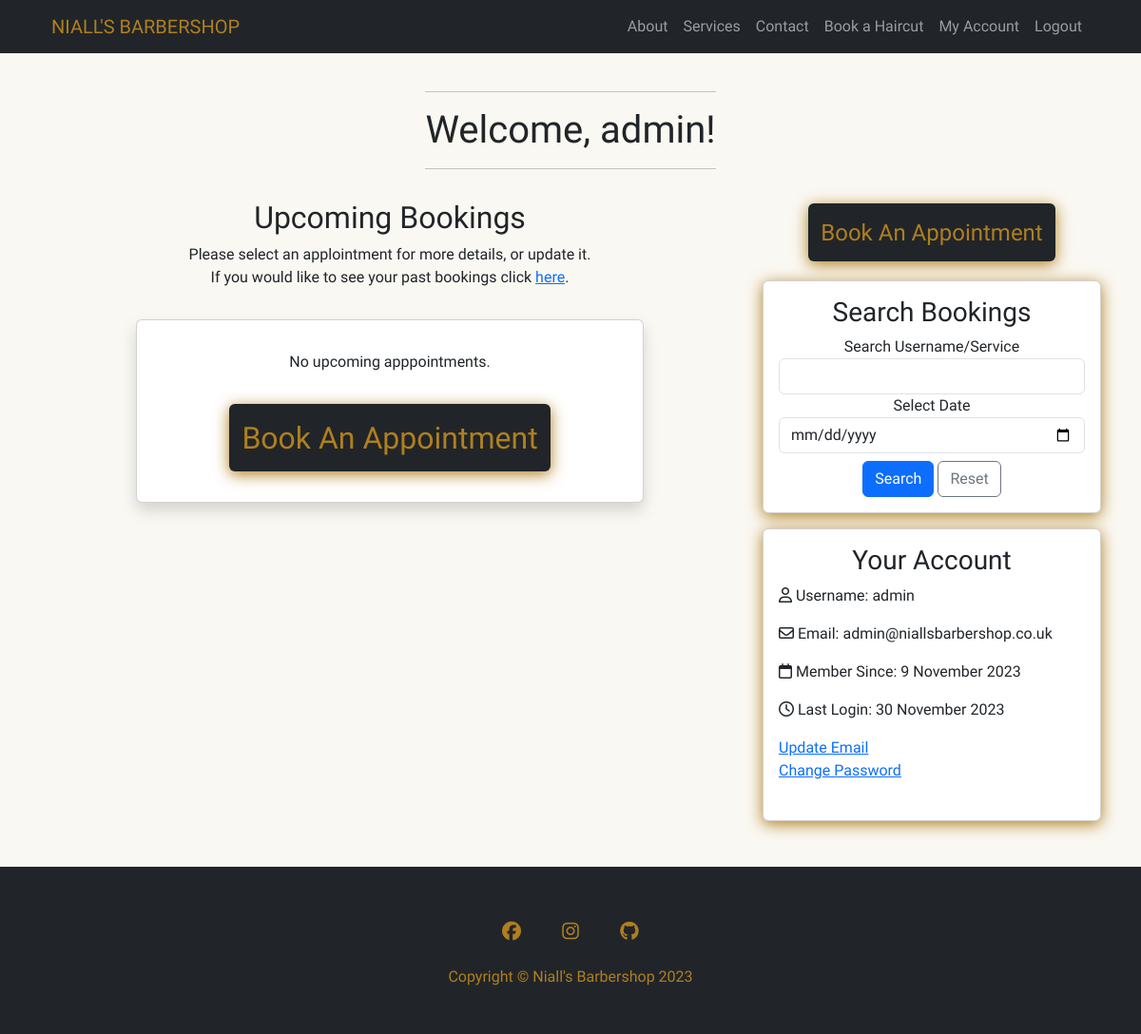
Before: /booking/ (signed in) with the older database file.
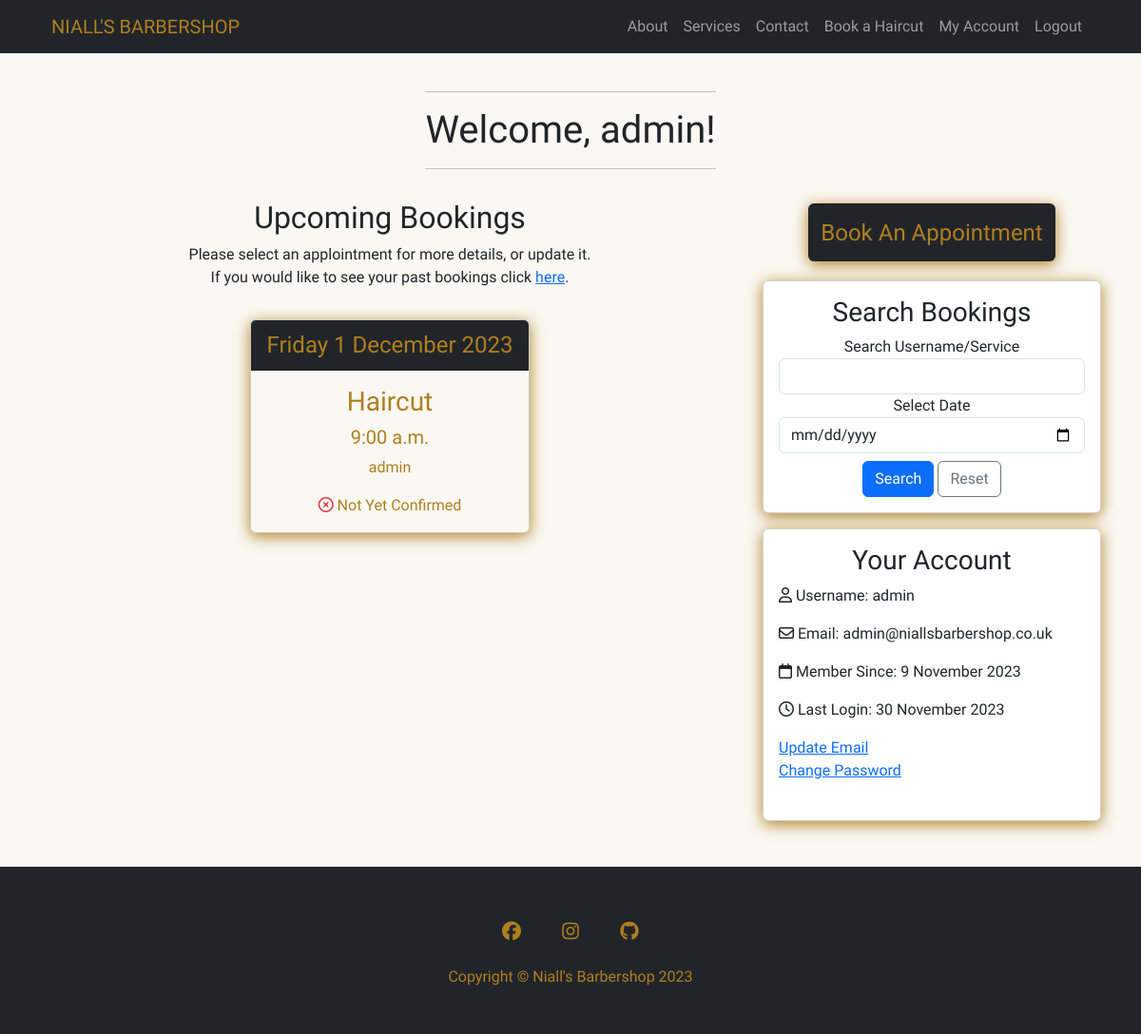
After: the same page with the newer database file.
### booking_system/models.py (models this page shows, shortened)
class Booking(models.Model):
    username = models.ForeignKey(User, on_delete=models.CASCADE,
                                 related_name='username_booking')
    date_of_booking = models.DateField()
    service_name = models.ForeignKey(Services, on_delete=models.CASCADE,
                                     related_name='service_name_booking')
    start_time = models.TimeField(choices=BOOKING_TIME)
    end_time = models.TimeField(editable=False, blank=True, null=True)
    confirmed = models.BooleanField(default=False)
    message = models.CharField(max_length=500, blank=True)
    class Meta:
        ordering = ['date_of_booking', 'start_time']

class Services(models.Model):
    service_name = models.CharField(max_length=250)
    session_length = models.DurationField()
    cost = models.DecimalField(max_digits=8, decimal_places=2)
    description = models.CharField(max_length=500, blank=True)
    def __str__(self):
        return self.service_name

### booking_system/views.py (the view, shortened to what this page needs)
# urls.py: path('booking/', views.BookingsListView.as_view(),
class BookingsListView(LoginRequiredMixin, ListView):
    model = Booking
    template_name = 'booking_system/booking_home.html'
    paginate_by = 25
    form_class = BookingSearchForm
    def get_queryset(self):
        current_date = date.today()
        current_time = time.strftime("%H:%M:%S", time.gmtime())
        form = BookingSearchForm(self.request.GET)
        if self.request.user.is_superuser:
            if form.is_valid():
                search_query = form.cleaned_data['search_query']
                selected_date = form.cleaned_data['selected_date']
                queryset = Booking.objects.filter(
                    Q(date_of_booking__gt=current_date) |
                    Q(date_of_booking=current_date,
                    start_time__gte=current_time),
                    Q(username__username__icontains=search_query) |
                    Q(service_name__service_name__icontains=search_query),
                    Q(date_of_booking=selected_date) if selected_date else Q()
                ).order_by('date_of_booking', 'start_time')
        return queryset
    def get_context_data(self, **kwargs):
        context = super().get_context_data(**kwargs)
        context['form'] = BookingSearchForm()
        return context

### booking_system/forms.py
class BookingSearchForm(forms.Form):
    search_query = forms.CharField(required=False,
                                   label='Search Username/Service')
    selected_date = forms.DateField(
        required=False,
        label='Select Date',
        widget=forms.DateInput(attrs={'type': 'date'}),
    )

### booking_system/templates/booking_system/booking_home.html (shortened to what the changed rows need)
{% extends "base.html" %}
{% block content %}
{% load account %}
{% load crispy_forms_tags %}
<div class="container">
        <div class="container heading push-down">
            <h1>Welcome, {% user_display user %}!</h1>
        </div>
    <div class="row">
        <div class="col-md-8">
            <div class="container mt-5 text-center main-content">
                <h2 class="pt-3">Upcoming Bookings</h2>
                {% if object_list %}
                    {% for booking in object_list %}
                    <div>
                        <div class="d-flex justify-content-center ">
                            <a href="{% url 'booking-detail' booking.id %}" class="link-underline link-underline-opacity-0">
                                <div class="card gold-shadow m-3 text-center custom-button-light-gold">
                                    <div class="card-header dark-background">
                                        <p class="p-0 m-0 font-sancreek fs-4">{{ booking.date_of_booking|date:"l j F Y" }}</p>
                                    </div>
                                    <h5 class="mt-3 fs-3">{{ booking.service_name }}</h5>
                                    <h5>{{ booking.start_time|date:"g:i a" }} </h5>
                                    {% if user.is_superuser %}
                                    <p>{{ booking.username }}
                                    {% endif %}
                                    </p>
                                    {% if booking.confirmed %}
                                    <p class="text-success"><i class="fa-regular fa-circle-check"></i> Booking Confirmed</p>
                                    {% else %}
                                    <p><i class="text-danger fa-regular fa-circle-xmark"></i> Not Yet Confirmed</p>
                                    {% endif %}
                                </div>
                            </a>
                        </div>
                    </div>
                    {% endfor %}
                {% else %}
                <div class='d-flex justify-content-center '>
                    <div class="card shadow p-3 m-3 text-center w-75">
                        <p class="pt-3">No upcoming apppointments.</p>
                        <a href="{% url 'booking-create' %}" class="link-underline link-underline-opacity-0">
                            <div class="d-flex justify-content-center p-3">
                                <button class="btn custom-button-dark-gold pt-3 " type="button"><h2>Book An Appointment</h2></button>
                            </div>
                        </a>
                    </div>
                </div>
                {% endif %}
            </div>
        </div>
    </div>
</div>
{% endblock %}

Changed rows visible on the page:
added Booking: date_of_booking "Friday 1 December 2023", service_name "Haircut", start_time "9:00 a.m.", username "admin", confirmed False (drawn)
Other visible differences:
text no longer shown: "No upcoming apppointments. Book An Appointment"
